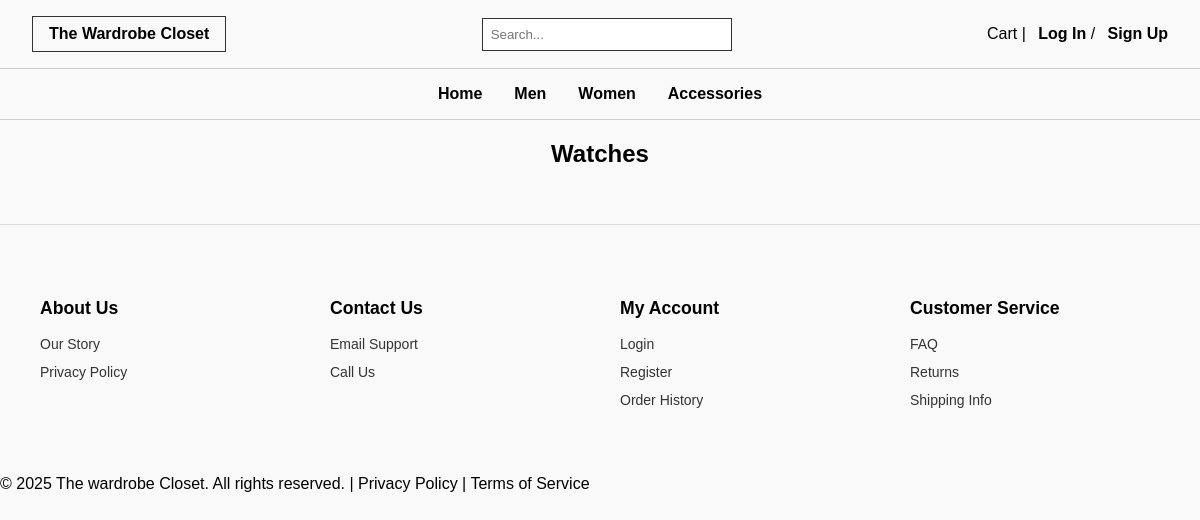
/accessories/watches, run on an earlier commit of the app's database.
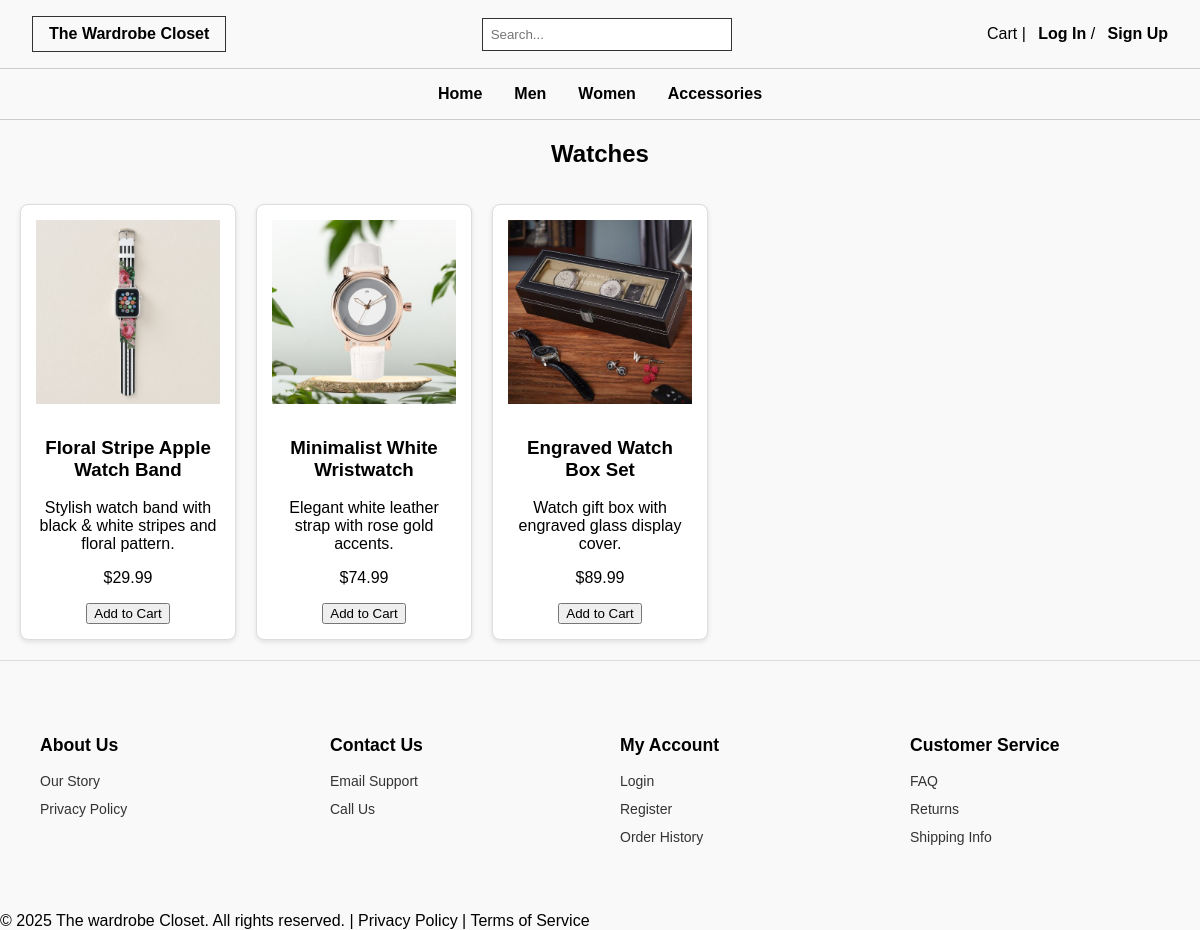
And on a later commit of the database.
### app/models.py (models this page shows)
class Product(db.Model):
    id = db.Column(db.Integer, primary_key=True)
    name = db.Column(db.String(120), nullable=False)
    description = db.Column(db.Text)
    price = db.Column(db.Float, nullable=False)
    stock = db.Column(db.Integer, default=0)
    image_url = db.Column(db.String(255))
    size = db.Column(db.String(20))
    color = db.Column(db.String(30))
    category_id = db.Column(db.Integer, db.ForeignKey('category.id'))
    category = db.relationship('Category', backref='products')
    subcategory = db.Column(db.String(100))

### app/routes.py (the view)
@bp.route('/accessories/watches')
def watches():
    accessories_category = Category.query.filter_by(name='Accessories').first()
    products = Product.query.filter_by(category_id= accessories_category.id, subcategory='watches').all()
    return render_template('accessories/watches.html', products=products)

### app/templates/accessories/watches.html (shortened to what this page needs)
{% extends "base.html" %}
{% block content %}
<h2 class="section-title">Watches</h2>
<div class="product-grid">
  {% for product in products %}
  <div class="product-card">
    <img src="{{ url_for('static', filename=product.image_url) }}" alt="{{ product.name }}">
    <h3>{{ product.name }}</h3>
    <p>{{ product.description }}</p>
    <p class="price">${{ "%.2f"|format(product.price) }}</p>
    <button>Add to Cart</button>
  </div>
  {% endfor %}
</div>
{% endblock %}

### app/templates/base.html (shortened to what this page needs)
<!DOCTYPE html>
<html>
<head>
   <link rel="stylesheet" href="{{ url_for('static', filename='styles.css') }}">
</head>
<body>
  <header>
    <div class="logo">The Wardrobe Closet</div>
    <div class="search-box">
      <input type="text" placeholder="Search..." />
    </div>
    <div class="actions">
      <span>Cart</span> |  {% if current_user.is_authenticated %}
      <a href="{{ url_for('main.profile') }}">My Profile</a> /
      <a href="{{ url_for('main.logout') }}">Log Out</a>
    {% else %}
      <a href="{{ url_for('main.login') }}">Log In</a> /
      <a href="{{ url_for('main.signup') }}">Sign Up</a>
    {% endif %}
    </div>
  </header>
  <nav class="nav-links">
    <a href="{{ url_for('main.index') }}">Home</a>
    <a href="{{ url_for('main.men') }}">Men</a>
    <a href="{{ url_for('main.women') }}">Women</a>
    <a href="{{ url_for('main.accessories') }}">Accessories</a>
  </nav>
   <main>{% block content %}{% endblock %}</main>
 <footer class="footer-simple">
  <div class="footer-column">
    <h4>About Us</h4>
    <ul>
      <li><a href="{{ url_for('main.our_story') }}">Our Story</a></li>
      <li><a href="{{ url_for('main.privacy_policy') }}">Privacy Policy</a></li>
    </ul>
  </div>
  <div class="footer-column">
    <h4>Contact Us</h4>
    <ul>
      <li><a href="{{ url_for('main.email_support') }}">Email Support</a></li>
      <li><a href="{{ url_for('main.call_us') }}">Call Us</a></li>
    </ul>
  </div>
  <div class="footer-column">
    <h4>My Account</h4>
    <ul>
      <li><a href="{{ url_for('main.login') }}">Login</a></li>
      <li><a href="{{ url_for('main.signup') }}">Register</a></li>
      <li><a href="{{ url_for('main.order_history') }}">Order History</a></li>
    </ul>
  </div>
  <div class="footer-column">
    <h4>Customer Service</h4>
    <ul>
      <li><a href="{{ url_for('main.faq') }}">FAQ</a></li>
      <li><a href="{{ url_for('main.returns') }}">Returns</a></li>
      <li><a href="{{ url_for('main.shipping_info') }}">Shipping Info</a></li>
    </ul>
  </div>
</footer>
 <div class="bottom-line">
  &copy; 2025 The wardrobe Closet. All rights reserved. | Privacy Policy | Terms of Service
</div>
</body>
</html>

### app/static/styles.css (style rules this page uses)
* { box-sizing: border-box; }
body { margin: 0; font-family: Arial, sans-serif; background-color: #f9f9f9; }
header { display: flex; justify-content: space-between; align-items: center; padding: 1rem 2rem; background: #fff; border-bottom: 1px solid #ccc; }
.logo { font-weight: bold; border: 1px solid #333; padding: 0.5rem 1rem; }
.search-box input { padding: 0.5rem; width: 250px; border: 1px solid #333; }
.actions a { text-decoration: none; color: #000; margin-left: 0.5rem; font-weight: bold; }
.nav-links { display: flex; gap: 2rem; justify-content: center; padding: 1rem 0; background: #fff; border-bottom: 1px solid #ccc; }
.nav-links a { text-decoration: none; color: black; font-weight: bold; }
.section-title { text-align: center; font-weight: bold; margin-bottom: 1rem; }
header, .nav-links { background: transparent; position: relative; z-index: 2; }
.product-grid { display: grid; grid-template-columns: repeat(auto-fill, minmax(200px, 1fr)); gap: 20px; padding: 20px; }
.product-card { border: 1px solid #ddd; padding: 15px; text-align: center; border-radius: 8px; background-color: #fff; box-shadow: 0 2px 5px rgba(0, 0, 0, 0.1); }
.product-card img { width: 100%; max-width: 200px; height: auto; margin-bottom: 10px; }
.footer-simple { display: flex; justify-content: space-between; flex-wrap: wrap; padding: 40px 20px; background-color: #f9f9f9; border-top: 1px solid #ddd; font-family: Arial, sans-serif; }
.footer-column { flex: 1 1 200px; margin: 10px 20px; }
.footer-column h4 { font-size: 1.1rem; margin-bottom: 15px; font-weight: bold; }
.footer-column ul { list-style: none; padding: 0; }
.footer-column ul li { margin-bottom: 10px; }
.footer-column a { text-decoration: none; color: #333; font-size: 14px; }

What changed in the data, as far as the page shows it:
now on this page (row edited): Product: image_url+name (picture), name "Floral Stripe Apple Watch Band", description "Stylish watch band with black & white stripes and floral pattern.", price "29.99"
now on this page (row edited): Product: image_url+name (picture), name "Minimalist White Wristwatch", description "Elegant white leather strap with rose gold accents.", price "74.99"
now on this page (row edited): Product: image_url+name (picture), name "Engraved Watch Box Set", description "Watch gift box with engraved glass display cover.", price "89.99"
